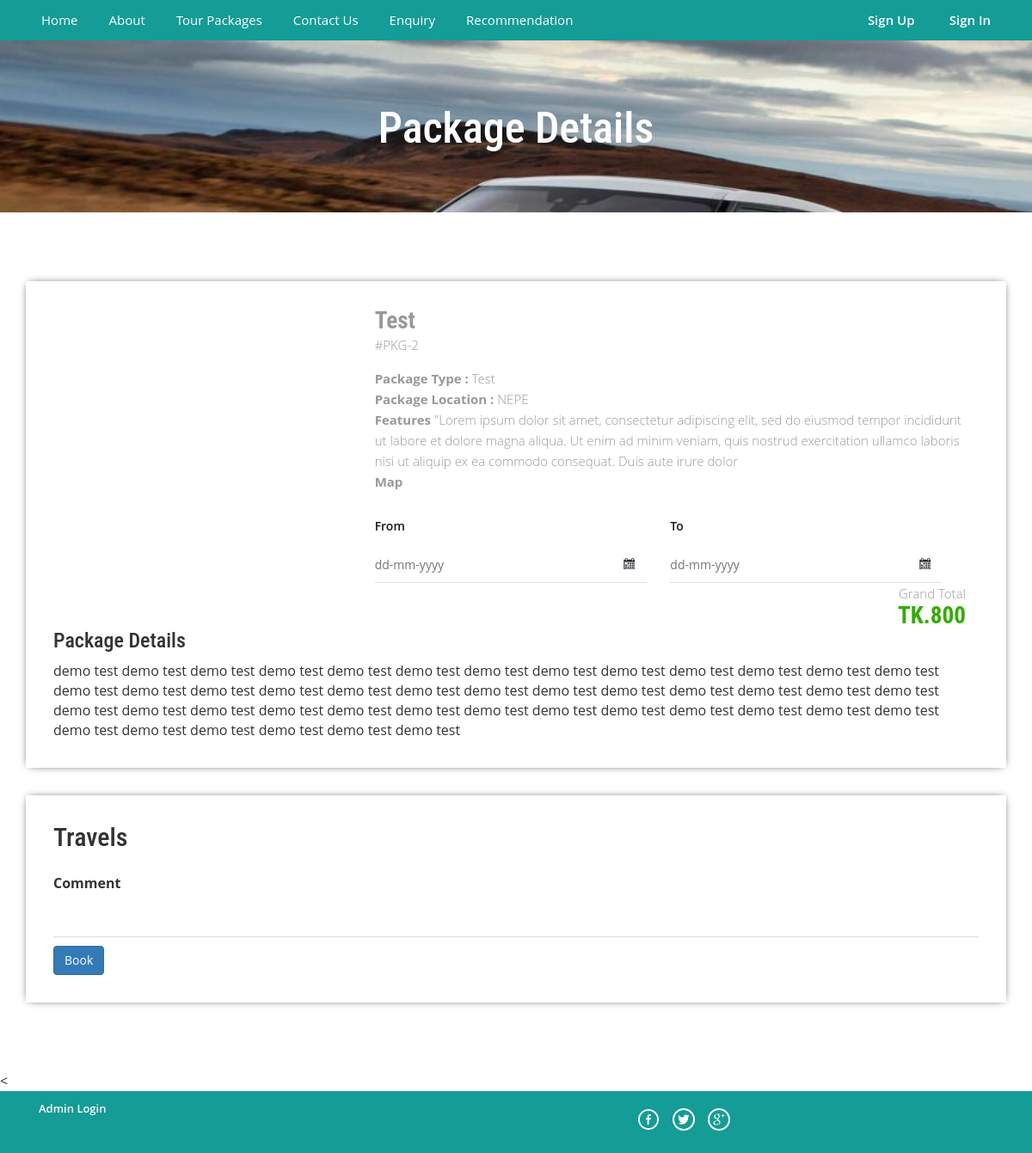
Screenshot of /package-details.php?pkgid=2 with the database file from the repository.
### tables this page shows
CREATE TABLE IF NOT EXISTS `tbltourpackages` (
  `PackageId` int(11) NOT NULL,
  `PackageName` varchar(200) NOT NULL,
  `PackageType` varchar(150) NOT NULL,
  `PackageLocation` varchar(100) NOT NULL,
  `PackagePrice` int(11) NOT NULL,
  `PackageFetures` varchar(255) NOT NULL,
  `PackageDetails` mediumtext NOT NULL,
  `PackageImage` varchar(100) NOT NULL,
  `Creationdate` timestamp NOT NULL DEFAULT CURRENT_TIMESTAMP,
  `UpdationDate` timestamp NULL DEFAULT '0000-00-00 00:00:00' ON UPDATE CURRENT_TIMESTAMP
);

### package-details.php (the view, shortened to what this page needs)
<?php
include('includes/config.php');
?>
<!DOCTYPE HTML>
<html>
<head>
<link href="css/bootstrap.css" rel='stylesheet' type='text/css' />
<link href="css/style.css" rel='stylesheet' type='text/css' />
</head>
<body>
<?php include('includes/header.php');?>
<div class="banner-3">
	<div class="container">
		<h1 class="wow zoomIn animated animated" data-wow-delay=".5s" style="visibility: visible; animation-delay: 0.5s; animation-name: zoomIn;">Package Details</h1>
	</div>
</div>
<div class="selectroom">
	<div class="container">
<?php
$pid=intval($_GET['pkgid']);
$sql = "SELECT * from tbltourpackages where PackageId=:pid";
$query = $dbh->prepare($sql);
$query -> bindParam(':pid', $pid, PDO::PARAM_STR);
$query->execute();
$results=$query->fetchAll(PDO::FETCH_OBJ);
if($query->rowCount() > 0)
{
foreach($results as $result)
{	?>
<form name="book" method="post">
		<div class="selectroom_top">
			<div class="col-md-4 selectroom_left wow fadeInLeft animated" data-wow-delay=".5s">
			</div>
			<div class="col-md-8 selectroom_right wow fadeInRight animated" data-wow-delay=".5s">
				<h2><?php echo htmlentities($result->PackageName);?></h2>
				<p class="dow">#PKG-<?php echo htmlentities($result->PackageId);?></p>
				<p><b>Package Type :</b> <?php echo htmlentities($result->PackageType);?></p>
				<p><b>Package Location :</b> <?php echo htmlentities($result->PackageLocation);?></p>
					<p><b>Features</b> <?php echo htmlentities($result->PackageFetures);?></p>
					<p><b>Map</b> <?php echo htmlentities($result->map);?></p>
					<div class="ban-bottom">
				<div class="bnr-right">
				<label class="inputLabel">From</label>
				<input class="date" id="datepicker" type="text" placeholder="dd-mm-yyyy"  name="fromdate" required="">
			</div>
			<div class="bnr-right">
				<label class="inputLabel">To</label>
				<input class="date" id="datepicker1" type="text" placeholder="dd-mm-yyyy" name="todate" required="">
			</div>
			</div>
				<div class="grand">
					<p>Grand Total</p>
					<h3>TK.800</h3>
				</div>
			</div>
		<h3>Package Details</h3>
				<p style="padding-top: 1%"><?php echo htmlentities($result->PackageDetails);?> </p>
		</div>
		<div class="selectroom_top">
			<h2>Travels</h2>
			<div class="selectroom-info animated wow fadeInUp animated" data-wow-duration="1200ms" data-wow-delay="500ms" style="visibility: visible; animation-duration: 1200ms; animation-delay: 500ms; animation-name: fadeInUp; margin-top: -70px">
				<ul>
					<li class="spe">
						<label class="inputLabel">Comment</label>
						<input class="special" type="text" name="comment" required="">
					</li>
					<?php if($_SESSION['login'])
					{?>
						<li class="spe" align="center">
					<button type="submit" name="submit2" class="btn-primary btn">Book</button>
						</li>
						<?php } else {?>
							<li class="sigi" align="center" style="margin-top: 1%">
							<a href="#" data-toggle="modal" data-target="#myModal4" class="btn-primary btn" > Book</a></li>
							<?php } ?>
				</ul>
			</div>
		</div>
		</form>
<?php }} ?>
	</div>
</div>
<
<?php include('includes/footer.php');?>
</body>
</html>

### css/style.css (style rules this page uses)
html, body { font-size: 100%; background: #fff; font-family: 'Open Sans', sans-serif; }
body a,.grid_1,plan_1,plan_1.one,plan_1.two,i.icon1, i.icon2, i.icon3, i.icon4, i.icon5, i.icon6 { transition:0.5s all; -webkit-transition:0.5s all; -moz-transition:0.5s all; -o-transition:0.5s all; -ms-transition:0.5s all; }
h1,h2,h3,h4,h5,h6 { margin:0; font-family: 'Roboto Condensed', sans-serif; }
p { margin:0; }
ul { margin:0; padding:0; }
label { margin:0; }
.bnr-right input[type="text"] { width: 95%; color: #9E9E9E; outline: none; font-size: 14px; padding: 10px 10px; border: 1px solid #9E9E9E; -webkit-appearance: none; margin-top: 10px; }
.date { background: url(../images/date-icon.png) no-repeat 95.5% 45% #fff; cursor: pointer; }
.ban-top .inputLabel,.ban-bottom .inputLabel { display: block; font-weight: 600; font-size: 14px; margin-bottom: 5px; color: #191919; }
.bnr-right { float: left; width:50%; }
.ban-bottom { margin-top: 30px; }
.banner-3 { background: url(../images/6.jpg)no-repeat; background-size: cover; -webkit-background-size: cover; -o-background-size: cover; -ms-background-size: cover; -moz-background-size: cover; min-height:200px; }
.banner-3 h1 { font-size: 50px; margin-bottom: 40px; padding: 1.5em 0 0; text-align: center; color: #fff; }
.selectroom { padding: 5em 0 3em; }
.selectroom_top { padding: 2em; box-shadow: 0px 0px 10px -4px #000; margin-bottom: 2em; }
.grand { text-align: right; }
.selectroom_right h2 { font-size: 1.7em; color: #999; font-weight: 600; margin: 0; }
.selectroom_right h3 { font-size: 1.7em; font-weight: 600; color:#34ad00; }
p.dow { font-size: 15px; color: #999; font-weight: 300; line-height: 1.8em; margin-bottom:1em; }
.selectroom_right p { font-size: 15px; line-height: 1.6em; font-weight: 300; color: #999; }
.selectroom-info li { display: inline-block; float: left; }
.selectroom input[type="text"] { width: 92%; color: #9E9E9E; outline: none; font-size: 14px; padding: 10px 0px; border: none; border-bottom:1px solid rgba(0,0,0,.12); -webkit-appearance: none; margin-top: 10px; }
.selectroom-info ul { margin-top: 3em; }
li.spe { width: 100%; margin-top: 3em; }
li.spe input[type="text"] { width: 100%; }

### rows the page displays
tbltourpackages: PackageName "Test", PackageId "2", PackageType "Test", PackageLocation "NEPE", PackageFetures "\"Lorem ipsum dolor sit amet, consectetur adipiscing elit, sed do eiusmod tempor incididunt ut labore et dolore magna aliqua. Ut enim ad minim veniam, quis nostrud exercitation ullamco laboris nisi ut aliquip ex ea commodo consequat. Duis aute irure dolor", PackageDetails "demo test demo test demo test demo test demo test demo test demo test demo test demo test demo test demo test demo test demo test demo test demo test demo test demo test demo test demo test demo test demo test demo test demo test demo test demo test demo test demo test demo test demo test demo test demo test demo test demo test demo test demo test demo test demo test demo test demo test demo test demo test demo test demo test demo test demo test"
